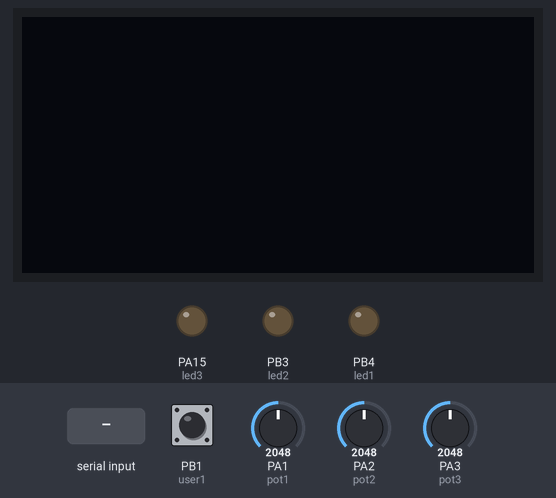
A program run on a simulated pyboard running MicroPython. Parts: 128×64 one-colour display, output pins drawn as LEDs (lit = HIGH). Inputs (shaded band) come from the test bench; at power-on: PB1 (user1) HIGH, PA1 (pot1) = 2048, PA2 (pot2) = 2048, PA3 (pot3) = 2048 (analog values on the 0–4095 scale). Library files of the repository ran but are not shown: ssd1306.py; what the program prints to the serial console is not drawn.

Above: at 1.2 s.
1.3 s: "2" typed at the serial console, then Enter
At 2.2 s:
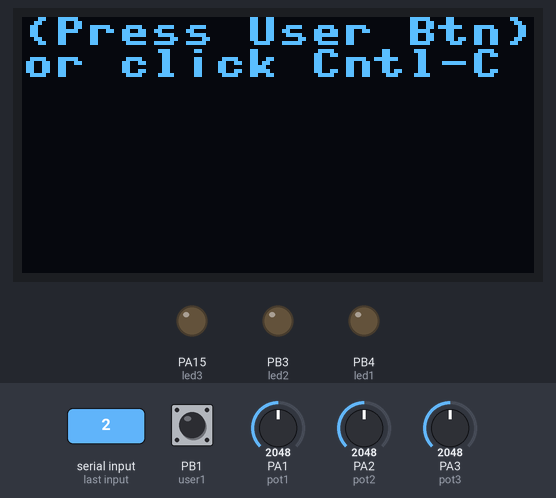
3.0 s: PB1 (user1) pulled LOW for 0.15 s
At 4.5 s:
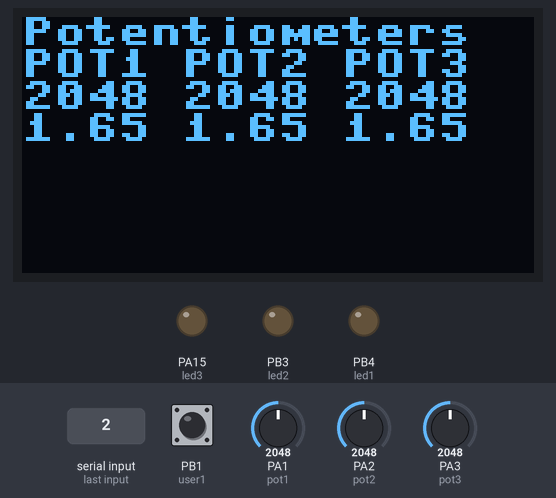
Timing chart, 0 to 6.0 s (numbered marks = the images above; inputs shaded):
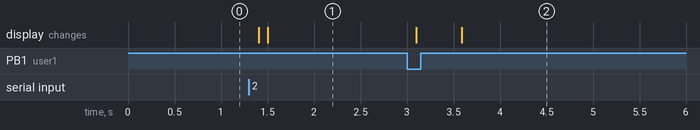

Measured:
- after the input at 3.0 s, the display: first changes after 0.10 s (image 2 shows a later state)

The program:

bb_demo_oled.py
```python
# (licence header left out)
from pyb import Pin, ADC
from machine import I2C
import time

import ssd1306
from time import sleep
import sdcard
import os

# Global Variables.
choice = 0
onetime = 0
mydir = "/sd"
line1 = ""
line2 = ""
# LEDs on the SBB.
USER_LED1_PIN = 'PB4'
USER_LED2_PIN = 'PB3'
USER_LED3_PIN = 'PA15'
# Define the leds.
led1 =  Pin(USER_LED1_PIN, Pin.OUT)
led2 =  Pin(USER_LED2_PIN, Pin.OUT)
led3 =  Pin(USER_LED3_PIN, Pin.OUT)
# Make sure they are off.
led1.off()
led2.off()
led3.off()
# Connect wires between PB1,PB2,PB10 and the SBB buttons.
USER_BTN1_PIN = 'PB1'
USER_BTN2_PIN = 'PB2'
USER_BTN3_PIN = 'PB10'
# Define the user buttons.
user1 = Pin(USER_BTN1_PIN, Pin.IN, Pin.PULL_UP)
user2 = Pin(USER_BTN2_PIN, Pin.IN, Pin.PULL_UP)
user3 = Pin(USER_BTN3_PIN, Pin.IN, Pin.PULL_UP)
# Connect wires between PA1, PA2, and PA3 to the potentiometers.
POT1_PIN = 'PA1'
POT2_PIN = 'PA2'
POT3_PIN = 'PA3'
# Define the analog input for the potentiometers.
pot1 = ADC(POT1_PIN)
pot2 = ADC(POT2_PIN)
pot3 = ADC(POT3_PIN)
# Define the Pins for the 4-socket hearder label I2C1 Port.
SCL_PIN = 'PB6'
SDA_PIN = 'PB7'
# Initialization of the I2C1 device
i2c = I2C(scl=Pin(SCL_PIN), sda=Pin(SDA_PIN), freq=100000)
# Parameter setting of screen characteristics in Pixels
oled_screen_width = 128
oled_screen_length = 64
# oled object
oled = None
#
# Jumpers must be on board between SPI-2 and SD Port.
# Note: CD is already pulled up to VCC with 10K
#WP = None
SCK = Pin('PB13')
MISO = Pin('PB14')
MOSI = Pin('PB15')
CS = Pin('PB12')
SPI_PORT = 2
# microsd object
sd = None

def menu():
    global choice
    print("Menu.")
    print("1. Button and LEDs demo.")
    print("2. Potentiometers (ADC) demo.")
    print("3. OLED (I2C1) demo.")
    print("4. SD Card (SPI2) demo.")
    print("Click in the Shell and ", end="")
    print("type a menu choice and press 'Enter' key.")
    choice = input()
    if len(choice) > 1:
        choice = choice[0]

def prompt():
    print("\n")
    print("Press a User button or Control-c in Shell to exit.")

def button_setup():
    print("SETUP STM32F411 Base Board as follows:")
    print("* LED1 at {}.".format(led1))
    print("* LED2 at {}.".format(led2))
    print("* LED3 at {}.".format(led3))
    print("* User BTN1 defined at {}.".format(user1))
    print("* User BTN2 defined at {}.".format(user2))
    print("* User BTN3 defined at {}.".format(user3))

def button_demo():
    user1_btn = user1.value()   # returns one or zero.
    user2_btn = user2.value()   # returns one or zero.
    user3_btn = user3.value()   # returns one or zero.
    #print("user1_btn:",user1_btn)
    if user1_btn == 0:
        led1.on()
    if user2_btn == 0:
        led2.on()
    if user3_btn == 0:
        led3.on()
    time.sleep(0.7)
    led1.off()
    led2.off()
    led3.off()

def pot_setup():
    global onetime, oled
    onetime = 0
    print("SETUP STM32F411 Base Board as follows:")
    print("* POT1 at {}.".format(pot1))
    print("* POT2 at {}.".format(pot2))
    print("* POT3 at {}.".format(pot3))
    print("* User BTN1 defined at {}.".format(user1))
    oled_setup()

def pot_headers():
    global onetime, oled
    if onetime == 0:
        print()
        print("NOTE: Readings are updated every 5 seconds.\n")
        print("     POT1     ", end="")
        print("       POT2     ", end="")
        print("       POT3     ", end="\n")
        print(" -------------- ", end="")
        print(" -------------- ", end="")
        print(" -------------- ", end="\n")
        oled.fill(0)
        oled.show()
    onetime = 1

def pot_demo():
    global oled, line1, line2
    pot_headers()
    oled.text (line1, 0, 16, 0)
    oled.text (line2, 0, 24, 0)
    #oled.fill(0)
    oled.show()
    reading1 = pot1.read()
    value1 = (reading1 * 3.3) / 4095
    time.sleep(.1)
    reading2 = pot2.read()
    value2 = (reading2 * 3.3) / 4095
    time.sleep(.1)
    reading3 = pot3.read()
    value3 = (reading3 * 3.3) / 4095
    time.sleep(.1)
    print(" %d cnt %.2fv " % (reading1,value1),end="")
    print(" %d cnt %.2fv " % (reading2,value2),end="")
    print(" %d cnt %.2fv " % (reading3,value3),end="\n")
    line1 = "%4d %4d %4d" % (reading1, reading2, reading3)
    line2 = "%.2f %.2f %.2f" % (value1, value2, value3)
    oled.text ('Potentiometers', 0, 0)
    oled.text ('POT1 POT2 POT3', 0, 8)
    oled.text (line1, 0, 16)
    oled.text (line2, 0, 24)
    oled.show ()
    time.sleep(5)

def oled_setup():
    global oled
    print("SETUP STM32F411 Base Board as follows:")
    print("* Note: I2C1 port is ready. OLED must be plugged in.")
    # this will error if oled is not plugged in.
    oled = ssd1306.SSD1306_I2C(oled_screen_width, oled_screen_length, i2c)
    print("* I2C1 is {}.".format(i2c))
    print("* User BTN1 defined at {}.".format(user1))
    oled.text ('(Press User Btn)', 0, 0)
    oled.text ('or click Cntl-C', 0, 8)
    oled.show()

def oled_demo():
    global done, oled
    oled.fill(0)
    oled.show()
    oled.text ('MicroPython OLED', 0, 0)
    oled.text ('Using I2C', 0, 8)
    oled.text ('L3', 0, 16)
    oled.text ('Cntl-c to exit', 0, 24)
    oled.text ('L5', 0, 32)
    oled.text ('L6', 0, 40)
    oled.text ('L7', 0, 48)
    oled.text ('L8', 0, 56)
    oled.show ()
    sleep(3)
    oled.fill(0)
    oled.show()
    sleep(1)
    oled.text ('App exited.', 0, 0)
    oled.show()
    sleep(1)
    oled.fill(0)
    oled.show()
    done= True

def sdcard_setup():
    global sd, oled
    print("SETUP STM32F411 Base Board as follows:")
    print("Place a MicroSD card into the SD card socket.")
    print("Note: Place the jumpers on the SPI-2/SD-card Port.")
    print("* The SPI interface is using SPI-{} pins.".format(SPI_PORT))
    print("* - CS   is %s." % (CS) )
    print("* - SCK  is %s." % (SCK) )
    print("* - MISO is %s." % (MISO) )
    print("* - MOSI is %s." % (MOSI) )
    print("")
    print("* User BTN1 defined at {}.".format(user1))
    sd = sdcard.SDCard(pyb.SPI(SPI_PORT), CS)
    pyb.mount(sd, mydir)
    print("SD card mounted as {}.".format(mydir))
    oled_setup()

def sdcard_demo():
    global mydir, done, sd, oled
    print("Listing for {}.".format(mydir))
    oled.fill(0)
    oled.show()
    time.sleep(0.5)
    files = os.listdir(mydir)
    for file in files:
        print(" --",file)
    oled.text ('Micro SD Card', 0, 0)
    oled.text ('DIR:'+mydir, 0, 8)
    row = 16
    for file in files:
        print(" --",file)
        oled.text(file, 0, row)
        row = row + 8
    oled.show()
    sleep(10)
    done=True

try:
    print("----------------")
    print("Program started.")
    menu()
    print("Performing choice '{}'.\n".format(choice))
    if choice == '1':
        button_setup()
    if choice == '2':
        pot_setup()
    if choice == '3':
        oled_setup()
    if choice == '4':
        sdcard_setup()
    print("----------------")
    print("Press User button (BTN1) when ready.")
    # waiting for user to be ready with the board setup.
    user1_btn = 1
    while user1_btn == 1:
        user1_btn = user1.value()
    prompt()
    done = False
    while not done:
        if choice == '1':
            button_demo()
        if choice == '2':
            pot_demo()
        if choice == '3':
            oled_demo()
        if choice == '4':
            sdcard_demo()
        time.sleep(0.1)
except KeyboardInterrupt:
    done = True
    print('Interrupted by Control-c.')
except:
    print("\n")
    print("General exception error.")
    print("** NOTE: Did you plug in the OLED?")
    print("\n")
finally:
    led1.off()
    led2.off()
    led3.off()
    if choice != '1':
        oled.fill(0)
        oled.show()
    print('Finished.')
```
